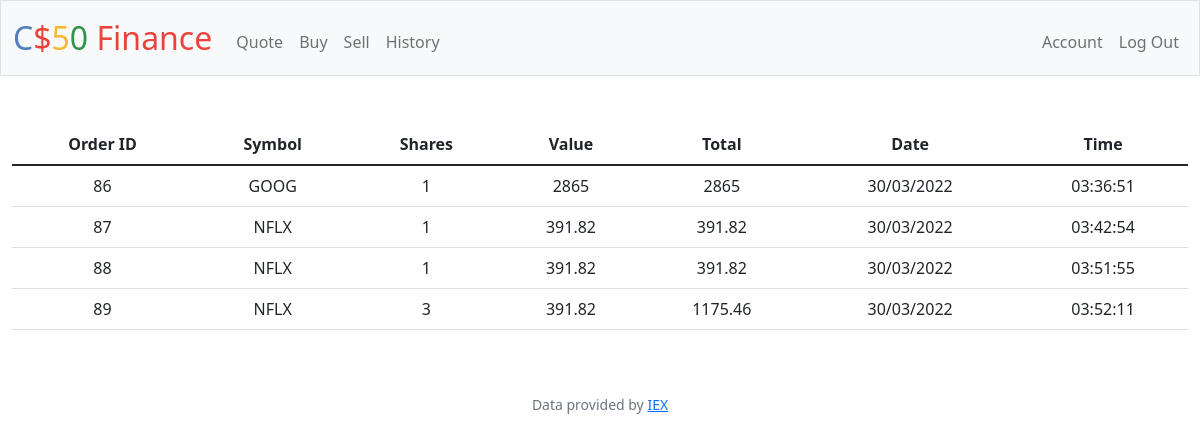
Screenshot of /history (signed in) with the database file from the repository.
### tables this page shows
CREATE TABLE transactions (
    orderID INTEGER PRIMARY KEY AUTOINCREMENT NOT NULL,
    symbol TEXT NOT NULL,
    shares INTEGER NOT NULL,
    value NUMERIC NOT NULL,
    total NUMERIC NOT NULL,
    date TEXT NOT NULL,
    time TEXT NOT NULL,
     idName INTEGER NOT NULL, FOREIGN KEY (idName) REFERENCES users(id)
);

### app.py (the view)
@app.route("/history")
@login_required
def history():
    current_user = session["user_id"]
    ls_history = db.execute("SELECT * FROM transactions WHERE Idname = ?", current_user)
    return render_template("history.html", ls_history=ls_history)

### app.py (called while the page is built)
@app.after_request
def after_request(response):
    response.headers["Cache-Control"] = "no-cache, no-store, must-revalidate"
    response.headers["Expires"] = 0
    response.headers["Pragma"] = "no-cache"
    return response

### helpers.py (called while the page is built)
def login_required(f):
    @wraps(f)
    def decorated_function(*args, **kwargs):
        if session.get("user_id") is None:
            return redirect("/login")
        return f(*args, **kwargs)
    return decorated_function

### templates/history.html (shortened to what this page needs)
{% extends "layout.html" %}
{% block main %}
    <table class="table">
        <thead>
            <tr>
                <th>Order ID</th>
                <th>Symbol</th>
                <th>Shares</th>
                <th>Value</th>
                <th>Total</th>
                <th>Date</th>
                <th>Time</th>
            </tr>
        </thead>
        <tbody>
            {% for row in ls_history %}
            <tr>
                <td>{{ row.orderID }}</td>
                <td>{{ row.symbol }}</td>
                <td>{{ row.shares }}</td>
                <td>{{ row.value }}</td>
                <td>{{ row.total }}</td>
                <td>{{ row.date }}</td>
                <td>{{ row.time }}</td>
            </tr>
            {% endfor %}
        </tbody>
    </table>
{% endblock %}

### rows the page displays
transactions: orderID "86", symbol "GOOG", shares "1", value "2865", total "2865", date "30/03/2022", time "03:36:51"
transactions: orderID "87", symbol "NFLX", shares "1", value "391.82", total "391.82", date "30/03/2022", time "03:42:54"
transactions: orderID "88", symbol "NFLX", shares "1", value "391.82", total "391.82", date "30/03/2022", time "03:51:55"
transactions: orderID "89", symbol "NFLX", shares "3", value "391.82", total "1175.46", date "30/03/2022", time "03:52:11"
